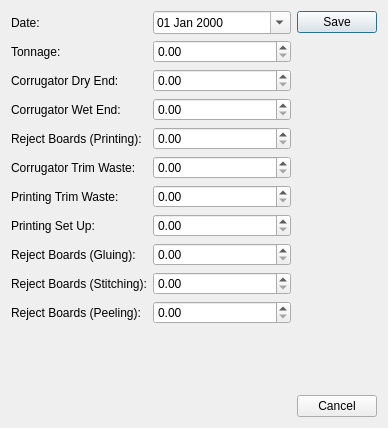
<?xml version="1.0" encoding="UTF-8"?>
<ui version="4.0">
 <class>NewWasteEntry</class>
 <widget class="QDialog" name="NewWasteEntry">
  <property name="geometry">
   <rect>
    <x>0</x>
    <y>0</y>
    <width>388</width>
    <height>428</height>
   </rect>
  </property>
  <property name="windowTitle">
   <string>Daily Waste</string>
  </property>
  <layout class="QHBoxLayout" name="horizontalLayout">
   <item>
    <layout class="QGridLayout" name="gridLayout">
     <item row="0" column="0" colspan="2">
      <widget class="QLabel" name="label">
       <property name="text">
        <string>Date:</string>
       </property>
      </widget>
     </item>
     <item row="0" column="2">
      <widget class="QDateEdit" name="dtpDate">
       <property name="displayFormat">
        <string>dd MMM yyyy</string>
       </property>
       <property name="calendarPopup">
        <bool>true</bool>
       </property>
      </widget>
     </item>
     <item row="1" column="0" colspan="2">
      <widget class="QLabel" name="label_2">
       <property name="text">
        <string>Tonnage:</string>
       </property>
      </widget>
     </item>
     <item row="1" column="2">
      <widget class="QDoubleSpinBox" name="spinTonnage">
       <property name="sizePolicy">
        <sizepolicy hsizetype="Minimum" vsizetype="Fixed">
         <horstretch>1</horstretch>
         <verstretch>0</verstretch>
        </sizepolicy>
       </property>
       <property name="maximum">
        <double>999999.000000000000000</double>
       </property>
      </widget>
     </item>
     <item row="2" column="0" colspan="2">
      <widget class="QLabel" name="label_3">
       <property name="text">
        <string>Corrugator Dry End:</string>
       </property>
      </widget>
     </item>
     <item row="2" column="2">
      <widget class="QDoubleSpinBox" name="spinCorrugatorDryEnd">
       <property name="maximum">
        <double>999999.000000000000000</double>
       </property>
      </widget>
     </item>
     <item row="3" column="0" colspan="2">
      <widget class="QLabel" name="label_4">
       <property name="text">
        <string>Corrugator Wet End:</string>
       </property>
      </widget>
     </item>
     <item row="3" column="2">
      <widget class="QDoubleSpinBox" name="spinCorrugatorWetEnd">
       <property name="maximum">
        <double>999999.000000000000000</double>
       </property>
      </widget>
     </item>
     <item row="4" column="0" colspan="2">
      <widget class="QLabel" name="label_5">
       <property name="text">
        <string>Reject Boards (Printing):</string>
       </property>
      </widget>
     </item>
     <item row="4" column="2">
      <widget class="QDoubleSpinBox" name="spinPrintingrejectBoards">
       <property name="maximum">
        <double>999999.000000000000000</double>
       </property>
      </widget>
     </item>
     <item row="5" column="0" colspan="2">
      <widget class="QLabel" name="label_6">
       <property name="text">
        <string>Corrugator Trim Waste:</string>
       </property>
      </widget>
     </item>
     <item row="5" column="2">
      <widget class="QDoubleSpinBox" name="spinCorrugatorTrinWaste">
       <property name="maximum">
        <double>999999.000000000000000</double>
       </property>
      </widget>
     </item>
     <item row="6" column="0" colspan="2">
      <widget class="QLabel" name="label_7">
       <property name="text">
        <string>Printing Trim Waste:</string>
       </property>
      </widget>
     </item>
     <item row="6" column="2">
      <widget class="QDoubleSpinBox" name="spinPrintingTrimWaste">
       <property name="maximum">
        <double>999999.000000000000000</double>
       </property>
      </widget>
     </item>
     <item row="7" column="0" colspan="2">
      <widget class="QLabel" name="label_8">
       <property name="text">
        <string>Printing Set Up:</string>
       </property>
      </widget>
     </item>
     <item row="7" column="2">
      <widget class="QDoubleSpinBox" name="spinPrintingSetUp">
       <property name="maximum">
        <double>999999.000000000000000</double>
       </property>
      </widget>
     </item>
     <item row="8" column="0" colspan="2">
      <widget class="QLabel" name="label_9">
       <property name="text">
        <string>Reject Boards (Gluing):</string>
       </property>
      </widget>
     </item>
     <item row="8" column="2">
      <widget class="QDoubleSpinBox" name="spinGluingRejectBoards">
       <property name="maximum">
        <double>999999.000000000000000</double>
       </property>
      </widget>
     </item>
     <item row="9" column="0" colspan="2">
      <widget class="QLabel" name="label_10">
       <property name="text">
        <string>Reject Boards (Stitching):</string>
       </property>
      </widget>
     </item>
     <item row="9" column="2">
      <widget class="QDoubleSpinBox" name="spinStichingRejectBoards">
       <property name="maximum">
        <double>999999.000000000000000</double>
       </property>
      </widget>
     </item>
     <item row="10" column="0" colspan="2">
      <widget class="QLabel" name="label_11">
       <property name="text">
        <string>Reject Boards (Peeling):</string>
       </property>
      </widget>
     </item>
     <item row="10" column="2">
      <widget class="QDoubleSpinBox" name="spinPeelingRejectBoards">
       <property name="maximum">
        <double>999999.000000000000000</double>
       </property>
      </widget>
     </item>
     <item row="11" column="0">
      <spacer name="verticalSpacer">
       <property name="orientation">
        <enum>Qt::Vertical</enum>
       </property>
       <property name="sizeHint" stdset="0">
        <size>
         <width>20</width>
         <height>40</height>
        </size>
       </property>
      </spacer>
     </item>
    </layout>
   </item>
   <item>
    <layout class="QVBoxLayout" name="verticalLayout">
     <item>
      <widget class="QPushButton" name="cmdSave">
       <property name="text">
        <string>Save</string>
       </property>
      </widget>
     </item>
     <item>
      <spacer name="verticalSpacer_2">
       <property name="orientation">
        <enum>Qt::Vertical</enum>
       </property>
       <property name="sizeHint" stdset="0">
        <size>
         <width>20</width>
         <height>40</height>
        </size>
       </property>
      </spacer>
     </item>
     <item>
      <widget class="QPushButton" name="cmdCancel">
       <property name="text">
        <string>Cancel</string>
       </property>
      </widget>
     </item>
    </layout>
   </item>
  </layout>
 </widget>
 <resources/>
 <connections>
  <connection>
   <sender>cmdCancel</sender>
   <signal>clicked()</signal>
   <receiver>NewWasteEntry</receiver>
   <slot>reject()</slot>
   <hints>
    <hint type="sourcelabel">
     <x>342</x>
     <y>405</y>
    </hint>
    <hint type="destinationlabel">
     <x>349</x>
     <y>357</y>
    </hint>
   </hints>
  </connection>
 </connections>
</ui>
